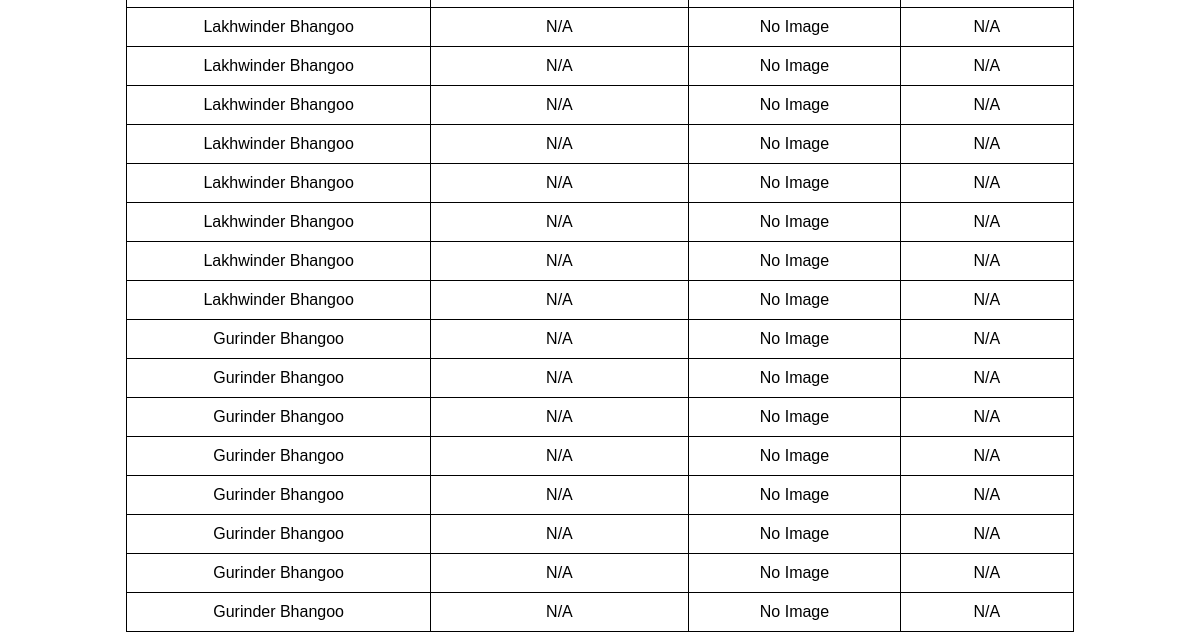
The app's page /images (lower part), older data.
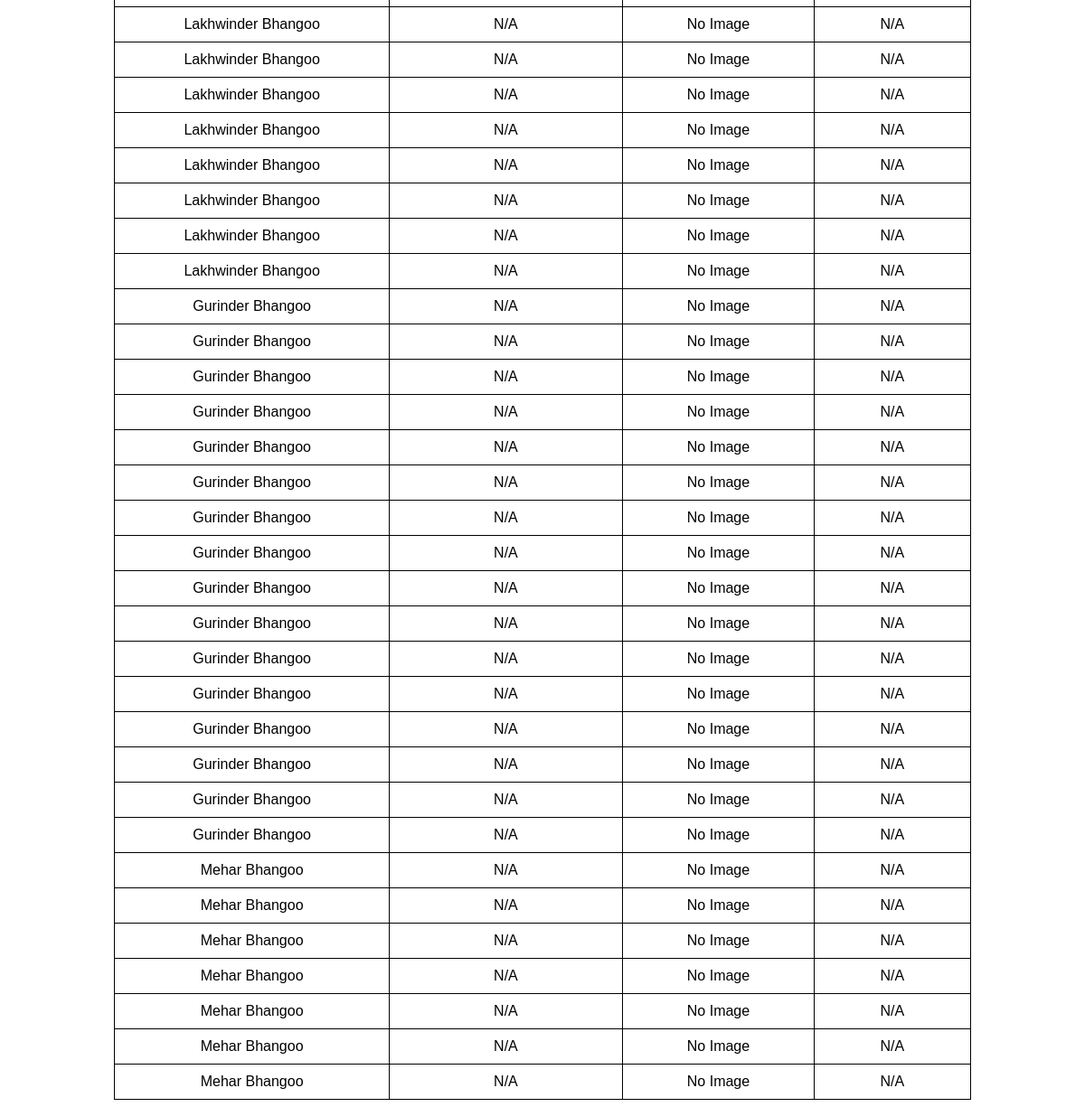
The same page, newer data.
### app.py (models this page shows)
class Quote(db.Model):
    id = db.Column(db.Integer, primary_key=True)
    customer_name = db.Column(db.String(100), nullable=False)
    recipient_email = db.Column(db.String(100), nullable=False)
    product_details = db.Column(db.Text, nullable=False)
    price = db.Column(db.Float, nullable=False)
    validity = db.Column(db.Integer, nullable=False)
    pdf_filename = db.Column(db.String(100), nullable=False)
    roof_square_feet = db.Column(db.Float, nullable=True)  # Roof Area
    roof_image_url = db.Column(db.String(255), nullable=True)  # Store Image URL

### app.py (the view)
@app.route("/images")
def list_images():
    quotes = Quote.query.all()
    return render_template("images.html", quotes=quotes)

### templates/images.html (shortened to what this page needs)
<!DOCTYPE html>
<html lang="en">
<head>
</head>
<body>
    <table>
        {% for quote in quotes %}
        <tr>
            <td>{{ quote.customer_name }}</td>
            <td>{{ quote.roof_square_feet if quote.roof_square_feet else 'N/A' }}</td>
            <td>
                {% if quote.roof_image_url %}
                    <img src="{{ quote.roof_image_url }}" alt="Roof Image">
                {% else %}
                    No Image
                {% endif %}
            </td>
            <td>
                {% if quote.roof_image_url %}
                    <a href="{{ quote.roof_image_url }}" download>Download</a>
                {% else %}
                    N/A
                {% endif %}
            </td>
        </tr>
        {% endfor %}
    </table>
</body>
</html>

Row changes from the older to the newer data that the page shows:
added Quote: customer_name "Gurinder Bhangoo", roof_square_feet "N/A", shows "No Image"
added Quote: customer_name "Gurinder Bhangoo", roof_square_feet "N/A", shows "No Image"
added Quote: customer_name "Gurinder Bhangoo", roof_square_feet "N/A", shows "No Image"
added Quote: customer_name "Gurinder Bhangoo", roof_square_feet "N/A", shows "No Image"
added Quote: customer_name "Gurinder Bhangoo", roof_square_feet "N/A", shows "No Image"
added Quote: customer_name "Gurinder Bhangoo", roof_square_feet "N/A", shows "No Image"
added Quote: customer_name "Gurinder Bhangoo", roof_square_feet "N/A", shows "No Image"
added Quote: customer_name "Gurinder Bhangoo", roof_square_feet "N/A", shows "No Image"
added Quote: customer_name "Mehar Bhangoo", roof_square_feet "N/A", shows "No Image"
added Quote: customer_name "Mehar Bhangoo", roof_square_feet "N/A", shows "No Image"
added Quote: customer_name "Mehar Bhangoo", roof_square_feet "N/A", shows "No Image"
added Quote: customer_name "Mehar Bhangoo", roof_square_feet "N/A", shows "No Image"
added Quote: customer_name "Mehar Bhangoo", roof_square_feet "N/A", shows "No Image"
added Quote: customer_name "Mehar Bhangoo", roof_square_feet "N/A", shows "No Image"
added Quote: customer_name "Mehar Bhangoo", roof_square_feet "N/A", shows "No Image"
